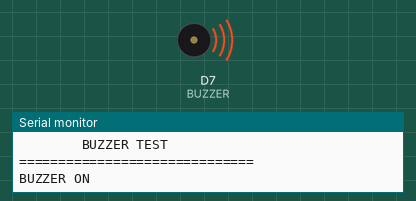
Simulated run of this sketch. Board: ESP8266 (NodeMCU). Shown: buzzer (waves = sounding, pin HIGH), the last lines printed to the serial monitor.

Above: at 1.0 s.
At 3.0 s:
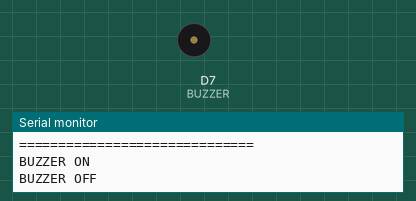
Timing chart, 0 to 5.2 s (numbered marks = the images above):
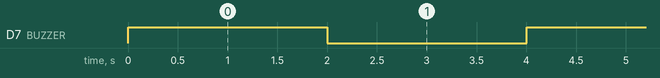

Measured:
- by itself, D7 (BUZZER): alternates HIGH for 2.0 s and LOW for 2.0 s

The sketch:

buzzer_test.ino
```cpp
#define BUZZER D7

void setup() {

  Serial.begin(115200);

  pinMode(BUZZER, OUTPUT);

  digitalWrite(BUZZER, LOW);

  Serial.println();
  Serial.println("==============================");
  Serial.println("        BUZZER TEST");
  Serial.println("==============================");
}

void loop() {

  Serial.println("BUZZER ON");

  digitalWrite(BUZZER, HIGH);

  delay(2000);

  Serial.println("BUZZER OFF");

  digitalWrite(BUZZER, LOW);

  delay(2000);
}
```
